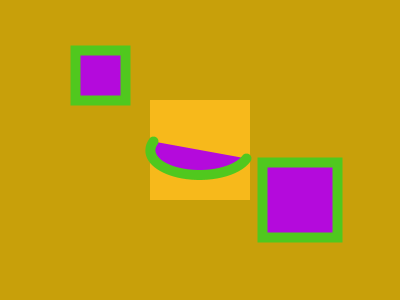
Frame 1 (no input)
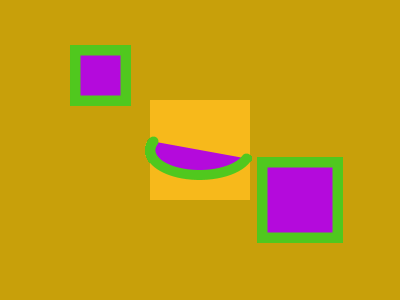
Frame 60 (the mouse pressed at the canvas centre just before this capture)
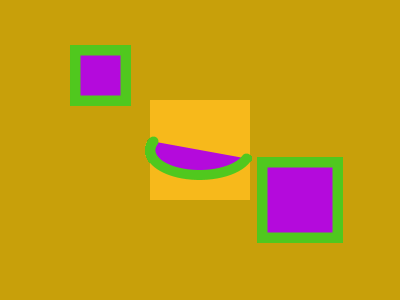
Frame 120 (the mouse held since frame 60 and released just before this capture)

The Processing sketch that drew these frames (run headless with seeded random() and noise(); from frame 60 on, the mouse is pressed at the canvas centre):

// Processing sketch: colors_arcs_ohMy
// ── colors_arcs_ohMy.pde
void setup() {
  size(400, 300); // canvas size
  // background(255); //background is white
  background(200, 160, 10);
}

void draw() {
  rectMode(CENTER);
  noStroke(); // removes border from elements
  fill(#F7B91B); // hex values
  rect(400/2, 300/2, 100, 100);
  stroke(80, 200, 30);
  strokeWeight(10);
  fill(180, 10, 220);
  rect(200/2, 150/2, 50, 50);
  rect(300, 200, 75, 75);

  arc(200, 150, 100, 50, radians(20), radians(200));
}
